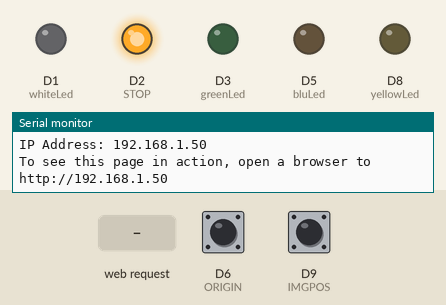
Recording of a sketch running on a simulated Arduino MKR. On the bench: output pins drawn as LEDs (lit = HIGH), the last lines printed to the serial monitor. Dashed ring = blinking. Inputs (shaded band) come from the test bench; at power-on: D6 (ORIGIN) HIGH, D9 (IMGPOS) HIGH. WiFi joins after 1.5 s; servers stay silent unless stated.

Above: at 12.7 s.
12.8 s: HTTP request GET /go_home received
At 15.6 s:
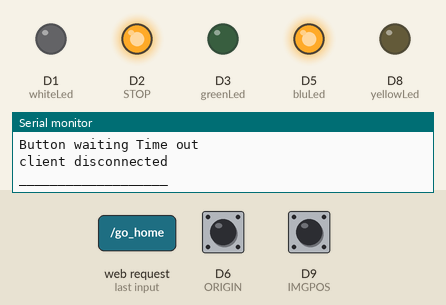
15.8 s: HTTP request GET /go_next received
At 16.51 s:
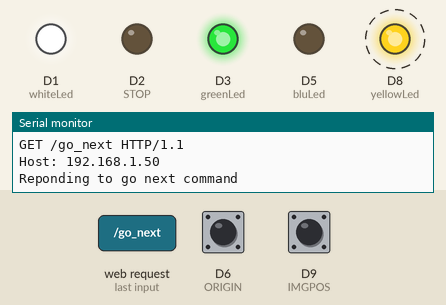
18.8 s: HTTP request GET /start received
At 20.1 s:
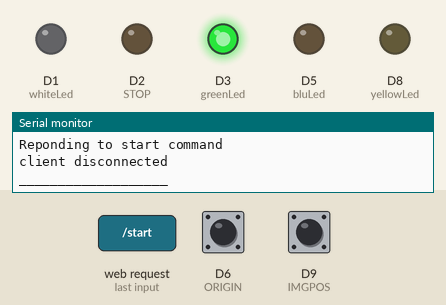
Timing chart, 0 to 21.8 s (numbered marks = the images above; inputs shaded):
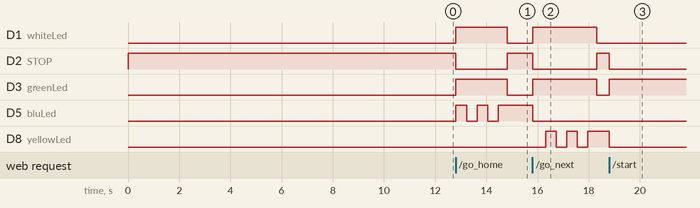

Measured:
- after the input at 12.8 s, D1 (whiteLed), D3 (greenLed): LOW → HIGH at once, → LOW 2.0 s later; D2 (STOP): HIGH → LOW at once, → HIGH 2.0 s later; D5 (bluLed): alternates HIGH for 0.41 s and LOW for 0.41 s, 5 changes in all, then stays HIGH, starting at once
- after the input at 15.8 s, D1 (whiteLed), D3 (greenLed): LOW → HIGH at once, → LOW 2.5 s later; D2 (STOP): HIGH → LOW at once, → HIGH 2.5 s later; D5 (bluLed): HIGH → LOW at once; D8 (yellowLed): alternates HIGH for 0.41 s and LOW for 0.41 s, starting after 0.51 s
- after the input at 18.8 s, D2 (STOP), D8 (yellowLed): HIGH → LOW at once; D3 (greenLed): LOW → HIGH at once

The sketch:

rr_kv_firmware.ino
```cpp
/*
  WiFi Controller for Robot racine
  by Felicià Maviane Macia
 */

#include <SPI.h>
#include <WiFiNINA.h>
#include <WiFiUdp.h>
#include "wifi_credentials.h"

///////please enter your sensitive data in the Secret tab/arduino_secrets.h
char ssid[] = SECRET_SSID; // your network SSID (name)
char pass[] = SECRET_PASS; // your network password (use for WPA, or use as key for WEP)


int STOP = 2; // for stopping the step motor
int ORIGIN = 6; // for sensing plate #1 at origin position
int IMGPOS = 9; // for sensing a plate at imaging position

bool SIM_MODE = true;

// Simulation code
int whiteLed = 1; // In transition
int greenLed = 3; // Start
int bluLed = 5; // Home
int yellowLed = 8; // Next
int timeOutIter = 200; //

int status = WL_IDLE_STATUS;
int nextAlreadyTriggered = 0;

// UDP
unsigned int localPort = 2390;
char packetBuffer[256]; //buffer to hold incoming packet
char  ReplyBuffer[] = "stopped"; // a string to send back

WiFiServer server(80);
WiFiUDP Udp;

void setup() {

  //Initialize serial and wait for port to open:
  Serial.begin(9600);
  while (!Serial) {
    ; // wait for serial port to connect. Needed for native USB port only
  }

  Serial.println("Access Point Web Server");

  pinMode(STOP, OUTPUT);
  if (SIM_MODE) { // Simulation code
    pinMode(bluLed, OUTPUT);
    pinMode(greenLed, OUTPUT);
    pinMode(yellowLed, OUTPUT);
    pinMode(whiteLed, OUTPUT);
    pinMode(IMGPOS, INPUT_PULLUP);
    pinMode(ORIGIN, INPUT_PULLUP);
  } else {
    pinMode(IMGPOS, INPUT);
    pinMode(ORIGIN, INPUT);
  }
  digitalWrite(STOP, HIGH);

  // check for the WiFi module:
  if (WiFi.status() == WL_NO_MODULE) {
    Serial.println("Communication with WiFi module failed!");
    // don't continue
    while (true);
  }

  String fv = WiFi.firmwareVersion();
  if (fv < WIFI_FIRMWARE_LATEST_VERSION) {
    Serial.println("Please upgrade the firmware");
  }

  // attempt to connect to Wifi network:
  while (status != WL_CONNECTED) {
    Serial.print("Attempting to connect to WPA SSID: ");
    Serial.println(ssid);
    // Connect to WPA/WPA2 network:
    status = WiFi.begin(ssid, pass);

    // wait 10 seconds for connection:
    delay(10000);
  }

  // start the web server on port 80
  server.begin();

  // Start UDP connexion
  Udp.begin(localPort);

  // you're connected now, so print out the status
  printWiFiStatus();
}

void loop() {

  if (checkStopCommand() == 1) {
    doStop();
    exit;
  }

  // compare the previous status to the current status
  if (status != WiFi.status()) {
    // it has changed update the variable
    status = WiFi.status();
    if (status == WL_AP_CONNECTED) {
      // a device has connected to the AP
      Serial.println("Device connected to AP");
    } else {
      // a device has disconnected from the AP, and we are back in listening mode
      Serial.println("Device disconnected from AP");
    }
  }

  String received_command = "";

  WiFiClient client = server.available();
  if (client) {
    String currentLine = "";
    while (client.connected()) {
      if (client.available()) {
        char c = client.read();
        Serial.write(c);
        if (c == '\n') {
          if (currentLine.length() == 0) {
            break;
          }
          else {
            currentLine = "";
          }
        }
        else if (c != '\r') {
          currentLine += c;
        }

        if (currentLine.endsWith("GET /stop")) {
          received_command = "stop";
        }

        if (currentLine.endsWith("GET /go_home")) {
          received_command = "go_home";
        }

        if (currentLine.endsWith("GET /go_next")) {
          received_command = "go_next";
        }

        if (currentLine.endsWith("GET /start")) {
          received_command = "start";
        }

        if (currentLine.endsWith("GET /")) {
          received_command = "";
        }
      }
    }

    if (received_command == "start") {
      Serial.println("Reponding to start command");
      doStart(client);
    }

    if (received_command == "stop") {
      Serial.println("Reponding to stop command");
      doStop();
      buildResponse(client, "stop");
    }

    if (received_command == "") {
      Serial.println("Reponding to no command, displaying default page");
      buildResponse(client, "");
    }

    if (received_command == "go_home") {
      Serial.println("Reponding to go home command");
      doGoHome(client);
    }

    if (received_command == "go_next") {
      Serial.println("Reponding to go next command");
      doGoNext(client);
    }

    // close the connection:
    client.stop();
    Serial.println("client disconnected");
    Serial.println("___________________");
  }
}

void buildResponse(WiFiClient client, String msg) {
  client.println("HTTP/1.1 200 OK");
  client.println("Content-type:text/html");
  client.println();
  // the content of the HTTP response follows the header:
  client.print("  <!DOCTYPE html>");
  client.print("<html lang=\"en\">");
  client.print("<head>");
  client.print("  <title>Bootstrap Example</title>");
  client.print("  <meta charset=\"utf-8\">");
  client.print("  <meta name=\"viewport\" content=\"width=device-width, initial-scale=1\">");
  client.print("  <link rel=\"stylesheet\" href=\"https://maxcdn.bootstrapcdn.com/bootstrap/3.4.1/css/bootstrap.min.css\">");
  client.print("  <script src=\"https://ajax.googleapis.com/ajax/libs/jquery/3.5.1/jquery.min.js\"></script>");
  client.print("  <script src=\"https://maxcdn.bootstrapcdn.com/bootstrap/3.4.1/js/bootstrap.min.js\"></script>");
  client.print("</head>");
  client.print("<body>");
  client.print("");
  client.print("<div class=\"container\">");
  client.print("  <h2>Manual command overrides</h2>");
  client.print("  <a href=\"/start\" class=\"btn btn-success\" role=\"button\">Start (turn green LED on)</a><br><br>");
  client.print("  <a href=\"/stop\" class=\"btn btn-danger\" role=\"button\">Stop (turn red LED on)</a><br><br>");
  client.print("  <a href=\"/go_next\" class=\"btn btn-warning\" role=\"button\">Go next (turn yellow LED on)</a><br><br>");
  client.print("  <a href=\"/go_home\" class=\"btn btn-primary\" role=\"button\">Go home (turn blue LED on)</a><br><br>");
  client.print("</div>");
  client.print("");
  client.print("</body>");
  client.println("</html><br>");
  client.print(msg);
  client.println();
  client.println();
}

void setState(int stopState, int bl, int gl, int yl, int wl) {
  digitalWrite(STOP, stopState);
  if (SIM_MODE) { // Simulation code
    digitalWrite(bluLed, bl);
    digitalWrite(greenLed, gl);
    digitalWrite(yellowLed, yl);
    digitalWrite(whiteLed, wl);
  }
}

void doStart(WiFiClient client) {
  setState(LOW, LOW, HIGH, LOW, LOW);
  buildResponse(client, "start");
}

void doStop() {
  setState(HIGH, LOW, LOW, LOW, LOW);
}

void doGoHome(WiFiClient client) {
  int homeSensor = digitalRead(ORIGIN);
  if (homeSensor == LOW) {
    buildResponse(client, "go_home");
  } else {
    setState(LOW, LOW, HIGH, LOW, HIGH);
    int homeSensor = digitalRead(ORIGIN);
    int aux = 0;
    int stop_requested = 0;
    int count_attempts = 0;
    while (homeSensor == HIGH) {
      homeSensor = digitalRead(ORIGIN);
      delay(10);
      if (SIM_MODE) { // Simulation code
        if (aux < 40) {
          digitalWrite(bluLed, HIGH);
        }
        if (aux > 40) {
          digitalWrite(bluLed, LOW);
        }
      }
      if (aux > 80) {
        aux = 0;
      } else {
        aux++;
      }
      if (checkStopCommand() == 1) {
        stop_requested = 1;
        break;
      }
      // If no board is present simulate button pressing with a time out
      count_attempts++;
      if (count_attempts >= timeOutIter) {
        Serial.println("Button waiting Time out");
        break;
      }
    }
    doStop();
    if (SIM_MODE) { // Simulation code
      digitalWrite(whiteLed, LOW);
      digitalWrite(greenLed, LOW);
      if (stop_requested == 1) {
        digitalWrite(bluLed, LOW);
        buildResponse(client, "stopped");
      } else {
        digitalWrite(bluLed, HIGH);
        buildResponse(client, "go_home");
      }
    }
  }
}

void doGoNext(WiFiClient client) {
  setState(LOW, LOW, HIGH, LOW, HIGH);
  delay(500);
  int nextSensor = digitalRead(IMGPOS);
  int aux = 0;
  int stop_requested = 0;
  int count_attempts = 0;
  while (nextSensor == HIGH) {
    nextSensor = digitalRead(IMGPOS);
    delay(10);
    if (SIM_MODE) { // Simulation code
      if (aux < 40) {
        digitalWrite(yellowLed, HIGH);
      }
      if (aux > 40) {
        digitalWrite(yellowLed, LOW);
      }
    }
    if (aux > 80) {
      aux = 0;
    } else {
      aux++;
    }
    if (checkStopCommand() == 1) {
      stop_requested = 1;
      break;
    }
    // If no board is present simulate button pressing with a time out
    count_attempts++;
    if (count_attempts >= timeOutIter) {
      Serial.println("Button waiting Time out");
      break;
    }
  }
  doStop();
  if (SIM_MODE) { // Simulation code
    digitalWrite(whiteLed, LOW);
    digitalWrite(greenLed, LOW);
    if (stop_requested == 1) {
      digitalWrite(yellowLed, LOW);
      buildResponse(client, "stopped");
    } else {
      digitalWrite(yellowLed, HIGH);
      buildResponse(client, "go_next");
    }
  }
}

int checkStopCommand() {
  int packetSize = Udp.parsePacket();
  if (packetSize) {
    Serial.print("Received packet of size ");
    Serial.println(packetSize);
    Serial.print("From ");
    IPAddress remoteIp = Udp.remoteIP();
    Serial.print(remoteIp);
    Serial.print(", port ");
    Serial.println(Udp.remotePort());

    // read the packet into packetBufffer
    int len = Udp.read(packetBuffer, 255);
    if (len > 0) {
      packetBuffer[len] = 0;
    }
    Serial.println("Contents:");
    Serial.println(packetBuffer);

    // send a reply, to the IP address and port that sent us the packet we received
    Udp.beginPacket(Udp.remoteIP(), Udp.remotePort());
    Udp.write(ReplyBuffer);
    Udp.endPacket();

    return 1;
  } else {
    return 0;
  }
}

void printWiFiStatus() {
  // print the SSID of the network you're attached to:
  Serial.print("SSID: ");
  Serial.println(WiFi.SSID());

  // print your WiFi shield's IP address:
  IPAddress ip = WiFi.localIP();
  Serial.print("IP Address: ");
  Serial.println(ip);

  // print where to go in a browser:
  Serial.print("To see this page in action, open a browser to http://");
  Serial.println(ip);
}
```

wifi_credentials.h
```cpp
#define SECRET_SSID ""
#define SECRET_PASS ""
```
